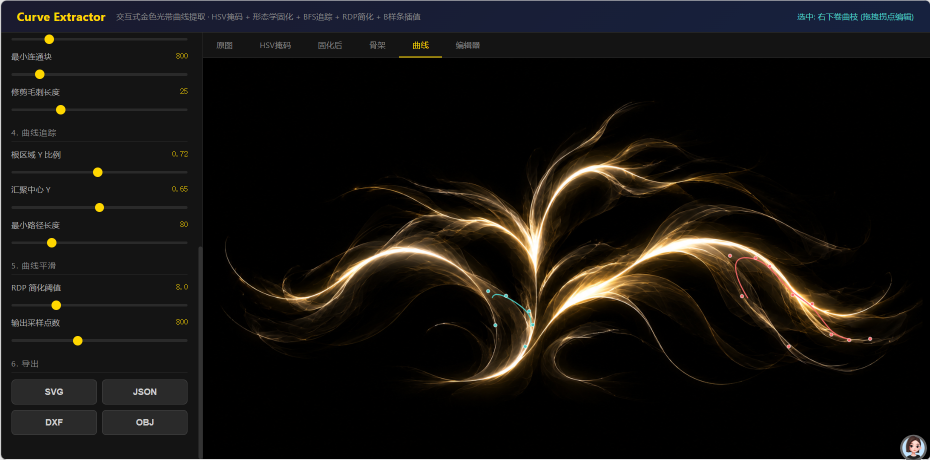
#> input picture input/complex_test.png, 1860 x 919 px, found by its file name (shown at 1/2 size)
$ python test_smart.py
#> lines starting #> are read from the running program, lines starting #| are printed output that depends on the picture; after the words box and inside, x2 and y2 are one past the last pixel; in counts of white or black regions, pixels touching at a corner belong together
### src/preprocess.py
"""
图像预处理：从原图中提取金色光带，形态学固化为实心带状，骨架化，修剪毛刺。
"""
import numpy as np
from PIL import Image
from skimage import color, morphology


# [4 lines left out: function load_image, not called in this run]


def extract_golden_mask(rgb: np.ndarray) -> np.ndarray:
    """
    提取金色光带的二值掩码。
    HSV 锁定黄-橙色相 + 高亮度 + 适度饱和度，亮度兜底。
    """
    hsv = color.rgb2hsv(rgb)
    h, s, v = hsv[..., 0], hsv[..., 1], hsv[..., 2]

    hue_mask = (h >= 0.05) & (h <= 0.17)
    sat_mask = s >= 0.25
    val_mask = v >= 0.25
    color_mask = hue_mask & sat_mask & val_mask
    bright_mask = v >= 0.70

    return color_mask | bright_mask


def solidify_mask(mask: np.ndarray, close_radius: int = 10, dilate_radius: int = 3, min_object_size: int = 800) -> np.ndarray:
    """
    强力形态学固化：把丝缕状光带变成实心、边缘平滑的带状区域。
    1. 去小连通块  2. 大核闭运算填补空洞  3. 膨胀合并邻近丝缕  4. 再次去噪
    """
    cleaned = morphology.remove_small_objects(mask, min_size=min_object_size)
    cleaned = morphology.binary_closing(cleaned, morphology.disk(close_radius))
    if dilate_radius > 0:
        cleaned = morphology.binary_dilation(cleaned, morphology.disk(dilate_radius))
    cleaned = morphology.remove_small_objects(cleaned, min_size=min_object_size * 2)
    return cleaned


def skeletonize(mask: np.ndarray) -> np.ndarray:
    """骨架化：将实心光带细化为单像素宽的中心线。"""
    return morphology.skeletonize(mask)


def prune_skeleton(skeleton: np.ndarray, min_branch_length: int = 25) -> np.ndarray:
    """
    修剪骨架上的短毛刺分支。
    迭代去除端点开始的短分支，直到没有长度小于阈值的端部分支。
    """
    skel = skeleton.copy()
    h, w = skel.shape

    def get_neighbors(y, x):
        nbs = []
        for dy in (-1, 0, 1):
            for dx in (-1, 0, 1):
                if dy == 0 and dx == 0:
                    continue
                ny, nx = y + dy, x + dx
                if 0 <= ny < h and 0 <= nx < w and skel[ny, nx]:
                    nbs.append((ny, nx))
        return nbs

    for _ in range(10):
        endpoints = []
        ys, xs = np.where(skel)
        for y, x in zip(ys, xs):
            if len(get_neighbors(y, x)) == 1:
                endpoints.append((y, x))

        removed_any = False
        for ep in endpoints:
            path = [ep]
            current = ep
            prev = None
            while True:
                nbs = get_neighbors(current[0], current[1])
                next_pts = [n for n in nbs if n != prev]
                if not next_pts:
                    break
                if len(get_neighbors(current[0], current[1])) >= 3 and current != ep:
                    break
                nxt = next_pts[0]
                path.append(nxt)
                prev = current
                current = nxt
                if len(path) > min_branch_length:
                    break

            if len(path) <= min_branch_length:
                for p in path[:-1]:
                    skel[p[0], p[1]] = False
                removed_any = True

        if not removed_any:
            break

    return skel

### src/trace_smart.py
"""
智能曲线追踪模块 - 全自动端点对追踪
不固定曲线数量，自动检测骨架中所有端点，从端点对追踪完整曲线。
适用于复杂交织的光效图案。
"""

import numpy as np
from collections import deque


def find_endpoints_and_junctions(skeleton, w, h):
    """检测骨架中的所有端点（度=1）和分支点（度>2）"""
    endpoints = []
    junctions = []
    for y in range(1, h - 1):
        for x in range(1, w - 1):
            if not skeleton[y * w + x]:
                continue
            # 计算8邻域度数
            degree = 0
            for dy in (-1, 0, 1):
                for dx in (-1, 0, 1):
                    if dy == 0 and dx == 0:
                        continue
                    ny, nx = y + dy, x + dx
                    if 0 <= ny < h and 0 <= nx < w and skeleton[ny * w + nx]:
                        degree += 1
            if degree == 1:
                endpoints.append((y, x))
            elif degree > 2:
                junctions.append((y, x))
    return endpoints, junctions


def trace_between_endpoints(start, skeleton, w, h, visited, max_len=5000):
    """
    从一个端点出发，BFS追踪到最近的另一个端点。
    不经过已访问的像素。返回路径和终点。
    """
    sy, sx = start
    # BFS
    dist = np.full(h * w, -1, dtype=np.int32)
    parent = np.full(h * w, -1, dtype=np.int32)
    queue = deque()
    start_idx = sy * w + sx
    dist[start_idx] = 0
    queue.append(start_idx)

    found_end = -1
    while queue:
        idx = queue.popleft()
        y, x = idx // w, idx % w
        d = dist[idx]
        if d > max_len:
            break
        # 检查是否是另一个端点（不是起点）
        if idx != start_idx:
            # 计算度数
            degree = 0
            for dy in (-1, 0, 1):
                for dx in (-1, 0, 1):
                    if dy == 0 and dx == 0:
                        continue
                    ny, nx = y + dy, x + dx
                    if 0 <= ny < h and 0 <= nx < w and skeleton[ny * w + nx]:
                        degree += 1
            if degree == 1:
                found_end = idx
                break
        # 扩展邻居
        for dy in (-1, 0, 1):
            for dx in (-1, 0, 1):
                if dy == 0 and dx == 0:
                    continue
                ny, nx = y + dy, x + dx
                if ny < 0 or ny >= h or nx < 0 or nx >= w:
                    continue
                nidx = ny * w + nx
                if not skeleton[nidx] or visited[nidx] or dist[nidx] >= 0:
                    continue
                dist[nidx] = d + 1
                parent[nidx] = idx
                queue.append(nidx)

    if found_end < 0:
        return None, None

    # 回溯路径
    path = []
    idx = found_end
    while idx >= 0:
        path.append((idx // w, idx % w))
        idx = parent[idx]
    path.reverse()
    return path, (found_end // w, found_end % w)


def trace_all_curves_smart(skeleton, w, h, min_length=50, max_curves=50):
    """
    全自动智能追踪所有曲线。
    1. 检测所有端点
    2. 从每个端点出发，追踪到最近的另一个端点
    3. 标记路径为已访问
    4. 过滤太短的曲线
    返回曲线列表，每条曲线是 [(y,x), ...] 点序列。
    """
    visited = np.zeros(h * w, dtype=bool)
    endpoints, junctions = find_endpoints_and_junctions(skeleton, w, h)

    print(f"  [Smart Trace] 检测到 {len(endpoints)} 个端点, {len(junctions)} 个分支点")

    curves = []
    used_endpoints = set()

    for i, ep in enumerate(endpoints):
        ep_idx = ep[0] * w + ep[1]
        if visited[ep_idx] or ep in used_endpoints:
            continue

        # 从这个端点出发追踪
        path, end_point = trace_between_endpoints(ep, skeleton, w, h, visited)

        if path is None or len(path) < min_length:
            continue

        # 标记路径为已访问
        for (y, x) in path:
            visited[y * w + x] = True

        # 标记终点为已使用
        if end_point:
            used_endpoints.add(end_point)

        curves.append(path)

        if len(curves) >= max_curves:
            break

    print(f"  [Smart Trace] 提取到 {len(curves)} 条曲线 (长度>={min_length})")

    # 按长度降序排序
    curves.sort(key=len, reverse=True)
    return curves


def trace_all_curves_by_components(skeleton, w, h, min_length=50):
    """
    基于连通分量的曲线提取。
    每个连通分量提取一条主曲线（从一端到另一端的最长路径）。
    适用于曲线相对独立的情况。
    """
    visited = np.zeros(h * w, dtype=bool)
    curves = []

    for y in range(h):
        for x in range(w):
            idx = y * w + x
            if not skeleton[idx] or visited[idx]:
                continue

            # BFS找到整个连通分量
            component = []
            queue = deque([idx])
            visited[idx] = True
            while queue:
                cidx = queue.popleft()
                component.append(cidx)
                cy, cx = cidx // w, cidx % w
                for dy in (-1, 0, 1):
                    for dx in (-1, 0, 1):
                        if dy == 0 and dx == 0:
                            continue
                        ny, nx = cy + dy, cx + dx
                        if 0 <= ny < h and 0 <= nx < w:
                            nidx = ny * w + nx
                            if skeleton[nidx] and not visited[nidx]:
                                visited[nidx] = True
                                queue.append(nidx)

            if len(component) < min_length:
                continue

            # 在连通分量中找两个最远的端点（直径）
            # 简化：从分量中第一个点BFS找最远点，再从最远点BFS找另一个最远点
            def bfs_farthest(start_idx):
                dist_map = {start_idx: 0}
                q = deque([start_idx])
                farthest = start_idx
                max_d = 0
                while q:
                    cidx = q.popleft()
                    d = dist_map[cidx]
                    if d > max_d:
                        max_d = d
                        farthest = cidx
                    cy, cx = cidx // w, cidx % w
                    for dy in (-1, 0, 1):
                        for dx in (-1, 0, 1):
                            if dy == 0 and dx == 0:
                                continue
                            ny, nx = cy + dy, cx + dx
                            if 0 <= ny < h and 0 <= nx < w:
                                nidx = ny * w + nx
                                if skeleton[nidx] and nidx not in dist_map:
                                    dist_map[nidx] = d + 1
                                    q.append(nidx)
                return farthest, max_d, dist_map

            # 两次BFS找直径端点
            ep1, _, _ = bfs_farthest(component[0])
            ep2, _, dist_map = bfs_farthest(ep1)

            # 回溯路径
            path = []
            idx = ep2
            while idx in dist_map:
                path.append((idx // w, idx % w))
                if idx == ep1:
                    break
                # 找父节点（距离减1的邻居）
                d = dist_map[idx]
                cy, cx = idx // w, idx % w
                found_parent = False
                for dy in (-1, 0, 1):
                    for dx in (-1, 0, 1):
                        if dy == 0 and dx == 0:
                            continue
                        ny, nx = cy + dy, cx + dx
                        if 0 <= ny < h and 0 <= nx < w:
                            nidx = ny * w + nx
                            if nidx in dist_map and dist_map[nidx] == d - 1:
                                idx = nidx
                                found_parent = True
                                break
                    if found_parent:
                        break
                if not found_parent:
                    break
            path.reverse()

            if len(path) >= min_length:
                curves.append(path)

    print(f"  [Component Trace] 提取到 {len(curves)} 条曲线 (按连通分量)")
    curves.sort(key=len, reverse=True)
    return curves

### src/smooth.py
"""
曲线平滑 v0.8：RDP路径简化 + B样条插值，生成极光滑的宏观走向曲线。

核心思路：
1. RDP (Ramer-Douglas-Peucker) 简化：去掉所有局部锯齿点，只保留宏观拐点
2. B样条插值：用少量拐点插值生成 C2 连续的极光滑曲线
3. 也保留传统的直接B样条平滑方法用于对比
"""
import numpy as np
from scipy.interpolate import splprep, splev


def perpendicular_distance(point: np.ndarray, line_start: np.ndarray, line_end: np.ndarray) -> float:
    """计算点到线段的垂直距离。"""
    if np.array_equal(line_start, line_end):
        return np.linalg.norm(point - line_start)
    # 线段向量
    line_vec = line_end - line_start
    point_vec = point - line_start
    # 投影长度
    proj_len = np.dot(point_vec, line_vec) / np.dot(line_vec, line_vec)
    proj_len = np.clip(proj_len, 0, 1)
    # 最近点
    closest = line_start + proj_len * line_vec
    return np.linalg.norm(point - closest)


def rdp_simplify(points: np.ndarray, epsilon: float = 5.0) -> np.ndarray:
    """
    Ramer-Douglas-Peucker 路径简化算法。
    去掉距离起止点连线小于 epsilon 的所有点，只保留宏观拐点。

    points: (N, 2)，列为 [y, x]
    epsilon: 距离阈值（像素），越大简化越激进，曲线越光滑
    返回简化后的点数组 (M, 2)
    """
    if len(points) < 3:
        return points.copy()

    # 找到距离首尾连线最远的点
    max_dist = 0.0
    max_idx = 0
    for i in range(1, len(points) - 1):
        dist = perpendicular_distance(points[i], points[0], points[-1])
        if dist > max_dist:
            max_dist = dist
            max_idx = i

    # 如果最远距离大于阈值，递归分割
    if max_dist > epsilon:
        left = rdp_simplify(points[:max_idx + 1], epsilon)
        right = rdp_simplify(points[max_idx:], epsilon)
        # 合并（避免重复中间点）
        return np.vstack([left[:-1], right])
    else:
        # 所有点都在阈值内，只保留首尾
        return np.array([points[0], points[-1]])


def smooth_trend_curve(
    points: np.ndarray,
    num_samples: int = 800,
    rdp_epsilon: float = 8.0,
    b_spline_smooth: float = 0.0,
    k: int = 3,
) -> tuple[np.ndarray, np.ndarray]:
    """
    生成宏观走向光滑曲线。

    步骤：
    1. RDP 简化原始路径，得到少量宏观拐点
    2. 用拐点做 B 样条插值（smooth=0 表示精确通过拐点）
    3. 重采样到 num_samples 个点

    参数:
        points: 原始点 (N, 2)，列为 [y, x]
        num_samples: 输出采样点数
        rdp_epsilon: RDP 简化阈值（像素），越大越光滑
        b_spline_smooth: B样条平滑因子（0=精确通过拐点，>0=进一步平滑）
        k: B样条阶数

    返回:
        (smoothed_curve, rdp_control_points)
    """
    if len(points) < k + 1:
        return points, points

    # Step 1: RDP 简化
    control = rdp_simplify(points, rdp_epsilon)

    # 确保控制点足够
    if len(control) < k + 1:
        # 简化太激进，回退到直接B样条平滑
        return smooth_curve(points, num_samples, b_spline_smooth or 150.0), points

    # Step 2: B样条插值
    try:
        tck, u = splprep([control[:, 0], control[:, 1]], s=b_spline_smooth, k=k)
        u_new = np.linspace(u.min(), u.max(), num_samples)
        y_smooth, x_smooth = splev(u_new, tck)
        smoothed = np.column_stack([y_smooth, x_smooth])
        return smoothed, control
    except Exception:
        # 插值失败，兜底
        return moving_average_curve(points, num_samples), control


# [32 lines left out: functions smooth_curve, moving_average_curve, not called in this run]

### src/export.py
"""
多格式导出模块：SVG / JSON / CSV / DXF / OBJ / UE Spline / Niagara 路径 / UE Python 导入脚本
"""
import json
import os
import numpy as np


CURVE_COLORS = ["#FF6B6B", "#4ECDC4", "#45B7D1", "#FFA07A", "#98D8C8"]


# ============================================================
# SVG 导出
# ============================================================
def export_svg(curves_data: list, image_size: tuple, output_path: str,
               stroke_width: float = 3.0, show_control_points: bool = False):
    """导出 SVG 矢量曲线。"""
    w, h = image_size
    parts = [
        '<?xml version="1.0" encoding="UTF-8"?>',
        f'<svg xmlns="http://www.w3.org/2000/svg" width="{w}" height="{h}" viewBox="0 0 {w} {h}">',
        '  <rect width="100%" height="100%" fill="black"/>',
    ]
    for i, cd in enumerate(curves_data):
        pts = cd["smoothed"]
        color = CURVE_COLORS[i % len(CURVE_COLORS)]
        d = f"M {pts[0,1]:.1f} {pts[0,0]:.1f}"
        for p in pts[1:]:
            d += f" L {p[1]:.1f} {p[0]:.1f}"
        parts.append(
            f'  <path d="{d}" fill="none" stroke="{color}" '
            f'stroke-width="{stroke_width}" stroke-linecap="round" stroke-linejoin="round" '
            f'id="{cd["key"]}" name="{cd["name"]}"/>'
        )
        if show_control_points and "control" in cd:
            ctrl = cd["control"]
            for cp in ctrl:
                parts.append(
                    f'  <circle cx="{cp[1]:.1f}" cy="{cp[0]:.1f}" r="4" '
                    f'fill="{color}" stroke="white" stroke-width="1"/>'
                )
    parts.append("</svg>")
    with open(output_path, "w", encoding="utf-8") as f:
        f.write("\n".join(parts))


# ============================================================
# JSON 导出
# ============================================================
def export_json(curves_data: list, output_path: str, version: str = "v0.8"):
    """导出 JSON 曲线数据（含 RDP 拐点、弧长、角度等元数据）。"""
    data = {"version": version, "curve_count": len(curves_data), "curves": []}
    for cd in curves_data:
        pts = cd["smoothed"]
        points_xy = [[float(p[1]), float(p[0])] for p in pts]
        lengths = np.sqrt(np.sum(np.diff(pts, axis=0) ** 2, axis=1))
        control_xy = [[float(p[1]), float(p[0])] for p in cd.get("control", [])]
        data["curves"].append({
            "key": cd["key"],
            "name": cd["name"],
            "point_count": len(pts),
            "total_length_px": round(float(np.sum(lengths)), 2),
            "raw_length": cd["length"],
            "rdp_control_points": len(control_xy),
            "control_points": control_xy,
            "endpoint_xy": [float(cd["endpoint"][1]), float(cd["endpoint"][0])],
            "angle_deg": round(float(cd["angle"]), 1),
            "points": points_xy,
        })
    with open(output_path, "w", encoding="utf-8") as f:
        json.dump(data, f, ensure_ascii=False, indent=2)


# ============================================================
# CSV 导出
# ============================================================
# [187 lines left out: functions export_csv, export_dxf, export_obj, export_ue_spline, export_niagara_path, generate_ue_import_script, not called in this run]

### scripts/test_smart.py
"""
智能曲线追踪测试脚本
处理复杂光效图，自动提取所有曲线
"""

import sys
import os
sys.path.insert(0, os.path.join(os.path.dirname(__file__), '..'))

import numpy as np
from PIL import Image
from src.preprocess import extract_golden_mask, solidify_mask, skeletonize, prune_skeleton
from src.trace_smart import trace_all_curves_smart, trace_all_curves_by_components
from src.smooth import smooth_trend_curve
from src.export import export_svg, export_json

# 配置
INPUT_PATH = r"H:\tool\curve-extractor\input\complex_test.png"
OUTPUT_DIR = r"H:\tool\curve-extractor\output\smart_test"
os.makedirs(OUTPUT_DIR, exist_ok=True)

# 参数
CLOSE_RADIUS = 5
DILATE_RADIUS = 1
MIN_OBJECT_SIZE = 200
PRUNE_LENGTH = 20
MIN_CURVE_LENGTH = 80
RDP_EPSILON = 3.0
NUM_SAMPLES = 300

print("=" * 60)
print("智能曲线追踪测试")
print("=" * 60)

# 1. 读取图片
print(f"\n[1/6] 读取图片: {INPUT_PATH}")
img = Image.open(INPUT_PATH).convert('RGB')
w, h = img.size
print(f"  尺寸: {w}x{h}")
#|   尺寸: 1860x919
rgb = np.array(img)

# 2. HSV掩码
print("\n[2/6] HSV金色掩码提取...")
mask = extract_golden_mask(rgb)
#> in extract_golden_mask, `h, s, v = hsv[..., 0], hsv[..., 1], hsv[..., 2]`:
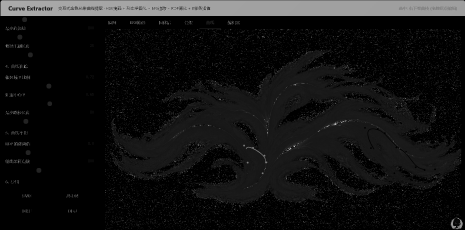
#> h: shape (919, 1860) float64 (shown at 1/4 size); min 0, max 0.999, mean 0.0755
#> in extract_golden_mask, `h, s, v = hsv[..., 0], hsv[..., 1], hsv[..., 2]`:
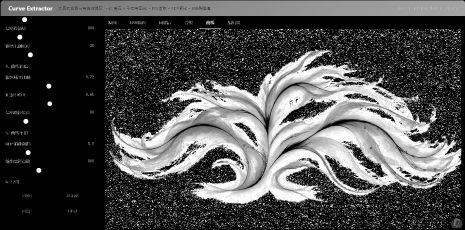
#> s: shape (919, 1860) float64 (shown at 1/4 size); min 0, max 1, mean 0.296
#> in extract_golden_mask, `h, s, v = hsv[..., 0], hsv[..., 1], hsv[..., 2]`:
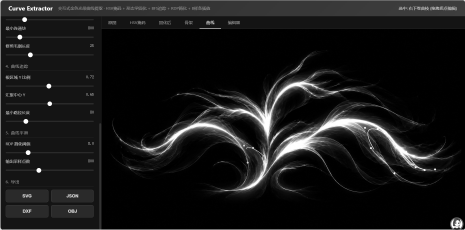
#> v: shape (919, 1860) float64 (shown at 1/4 size); min 0, max 1, mean 0.0914
#> in extract_golden_mask, `hue_mask = (h >= 0.05) & (h <= 0.17)`:
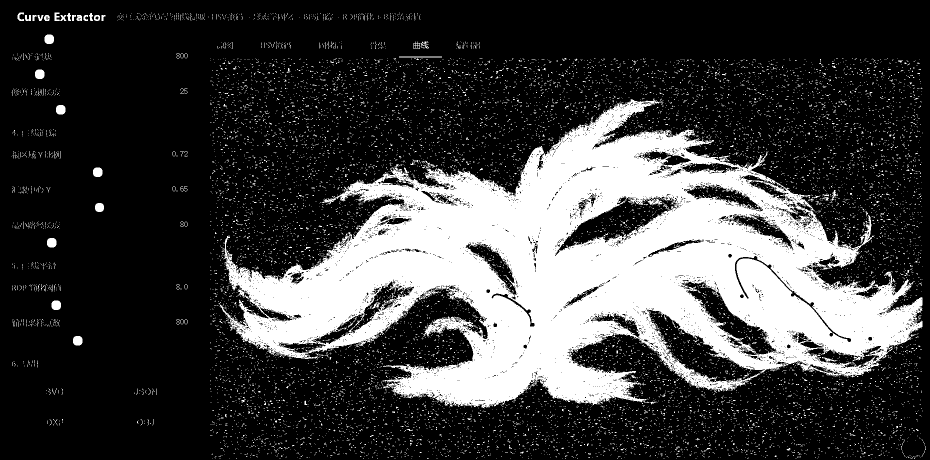
#> hue_mask: shape (919, 1860) bool (shown at 1/2 size); 25% white; 11814 white regions (11733 under 20 px), largest, box (x1, y1, x2, y2) and area: (438, 197, 1845, 817) 387265, (89, 69, 108, 88) 313, (70, 139, 89, 158) 313
#> in extract_golden_mask, `sat_mask = s >= 0.25`:
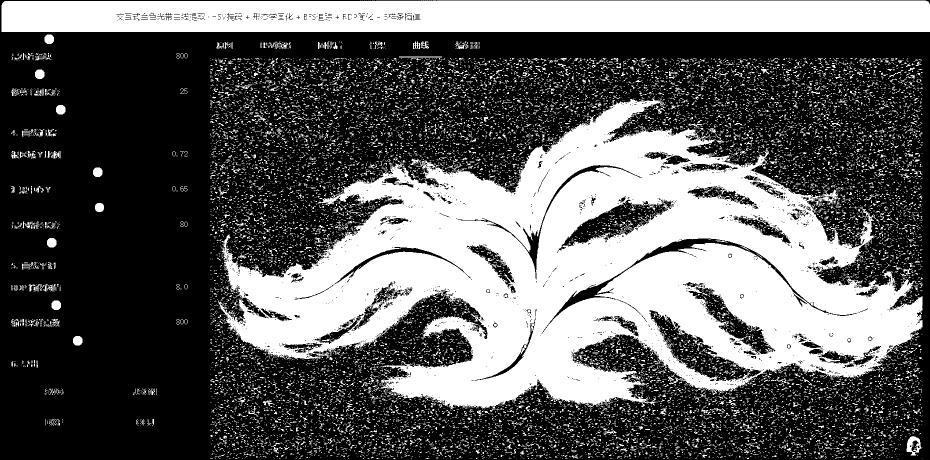
#> sat_mask: shape (919, 1860) bool (shown at 1/2 size); 36.9% white; 15769 white regions (14888 under 20 px), largest, box (x1, y1, x2, y2) and area: (436, 197, 1845, 824) 419662, (3, 1, 1860, 64) 114672, (1813, 872, 1843, 911) 609
#> (the rest of the program and of its run is left out)
